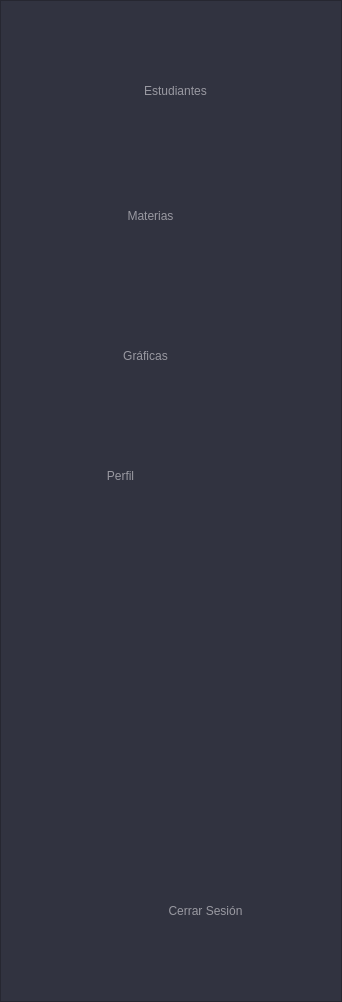
     <widget class="QFrame" name="frame">
      <property name="geometry">
       <rect>
        <x>0</x>
        <y>0</y>
        <width>342</width>
        <height>1002</height>
       </rect>
      </property>
      <property name="styleSheet">
       <string notr="true">QFrame {
	background-color: #313340;
}

QPushButton{
	background-color: rgb(49, 51, 64);
	border: none;
	color: rgb(153, 153, 161);

}</string>
      </property>
      <property name="frameShape">
       <enum>QFrame::StyledPanel</enum>
      </property>
      <property name="frameShadow">
       <enum>QFrame::Raised</enum>
      </property>
      <widget class="QPushButton" name="estudiantes">
       <property name="geometry">
        <rect>
         <x>20</x>
         <y>60</y>
         <width>281</width>
         <height>62</height>
        </rect>
       </property>
       <property name="styleSheet">
        <string notr="true">QPushButton{
font: 24pt &quot;Arial&quot;;
background-image: url(:/Imagenes/Profesor/Estudiantes32.png);
background-repeat: no-repeat;
padding-left: 30px;
background-position:center left;

}
QPushButton:hover{
	
	font: 24pt &quot;Arial&quot;;
	color: #ffffff;
	background-image: url(:/Imagenes/Profesor/Estudiantes_Hover_32.png);
background-repeat: no-repeat;
padding-left: 30px;
background-position:center left;
}

QPushButton:pressed{
	
	font: 24pt &quot;Arial&quot;;
	color:  rgb(145, 196, 107);
	background-image: url(:/Imagenes/Profesor/Estudiantes_Pressed_32.png);
background-repeat: no-repeat;
padding-left: 30px;
background-position:center left;

}</string>
       </property>
       <property name="text">
        <string>Estudiantes</string>
       </property>
      </widget>
      <widget class="QPushButton" name="materias_2">
       <property name="geometry">
        <rect>
         <x>20</x>
         <y>200</y>
         <width>231</width>
         <height>31</height>
        </rect>
       </property>
       <property name="styleSheet">
        <string notr="true">QPushButton{
font: 24pt &quot;Arial&quot;;
background-image: url(:/Imagenes/Profesor/Materias32.png);
background-repeat: no-repeat;
padding-left: 30px;
background-position:center left;

}
QPushButton:hover{
	
	font: 24pt &quot;Arial&quot;;
	color: #ffffff;
	background-image: url(:/Imagenes/Profesor/Materias_Hover_32.png);
background-repeat: no-repeat;
padding-left: 30px;
background-position:center left;

}
QPushButton:pressed{
	
	font: 24pt &quot;Arial&quot;;
	color:  rgb(145, 196, 107);
	background-image: url(:/Imagenes/Profesor/Materias_Pressed_32.png);
background-repeat: no-repeat;
padding-left: 30px;
background-position:center left;

}</string>
       </property>
       <property name="text">
        <string>Materias</string>
       </property>
      </widget>
      <widget class="QPushButton" name="graficas_2">
       <property name="geometry">
        <rect>
         <x>20</x>
         <y>340</y>
         <width>221</width>
         <height>31</height>
        </rect>
       </property>
       <property name="styleSheet">
        <string notr="true">QPushButton{
font: 24pt &quot;Arial&quot;;
background-image: url(:/Imagenes/Profesor/Graficas32.png);
background-repeat: no-repeat;
padding-left: 30px;
background-position:center left;

}
QPushButton:hover{
	
	font: 24pt &quot;Arial&quot;;
	color: #ffffff;
	background-image: url(:/Imagenes/Profesor/Graficas_Hover_32.png);
background-repeat: no-repeat;
padding-left: 30px;
background-position:center left;
}
QPushButton:pressed{
	
	font: 24pt &quot;Arial&quot;;
	color:  rgb(145, 196, 107);
	background-image: url(:/Imagenes/Profesor/Graficas_Pressed_32.png);
background-repeat: no-repeat;
padding-left: 30px;
background-position:center left;

}</string>
       </property>
       <property name="text">
        <string>Gráficas</string>
       </property>
      </widget>
      <widget class="QPushButton" name="perfil_2">
       <property name="geometry">
        <rect>
         <x>20</x>
         <y>460</y>
         <width>171</width>
         <height>31</height>
        </rect>
       </property>
       <property name="styleSheet">
        <string notr="true">QPushButton{
font: 24pt &quot;Arial&quot;;
background-image: url(:/Imagenes/Profesor/Perfil32.png);
background-repeat: no-repeat;
padding-left: 30px;
background-position:center left;

}
QPushButton:hover{
	
	font: 24pt &quot;Arial&quot;;
	color: #ffffff;
	background-image: url(:/Imagenes/Profesor/Perfil_Hover_32.png);
background-repeat: no-repeat;
padding-left: 30px;
background-position:center left;
}
QPushButton:pressed{
	
	font: 24pt &quot;Arial&quot;;
	color:  rgb(145, 196, 107);
	background-image: url(:/Imagenes/Profesor/Perfil_Pressed_32.png);
background-repeat: no-repeat;
padding-left: 30px;
background-position:center left;

}</string>
       </property>
       <property name="text">
        <string>Perfil</string>
       </property>
      </widget>
      <widget class="QPushButton" name="cerrar_sesion_2">
       <property name="geometry">
        <rect>
         <x>40</x>
         <y>880</y>
         <width>301</width>
         <height>62</height>
        </rect>
       </property>
       <property name="styleSheet">
        <string notr="true">QPushButton{
font: 24pt &quot;Arial&quot;;
background-image: url(:/Imagenes/Profesor/CerrarSesion32.png);
background-repeat: no-repeat;
padding-left: 30px;
background-position:center left;
}
QPushButton:hover{
	
	font: 24pt &quot;Arial&quot;;
	color: #ffffff;
	background-image: url(:/Imagenes/Profesor/CerrarSesion_Hover_32.png);
background-repeat: no-repeat;
padding-left: 30px;
background-position:center left;

}
QPushButton:pressed{
	
	font: 24pt &quot;Arial&quot;;
	color:  rgb(145, 196, 107);
	background-image: url(:/Imagenes/Profesor/CerrarSesion_Pressed_32.png);
background-repeat: no-repeat;
padding-left: 30px;
background-position:center left;

}</string>
       </property>
       <property name="text">
        <string>Cerrar Sesión</string>
       </property>
      </widget>
     </widget>
